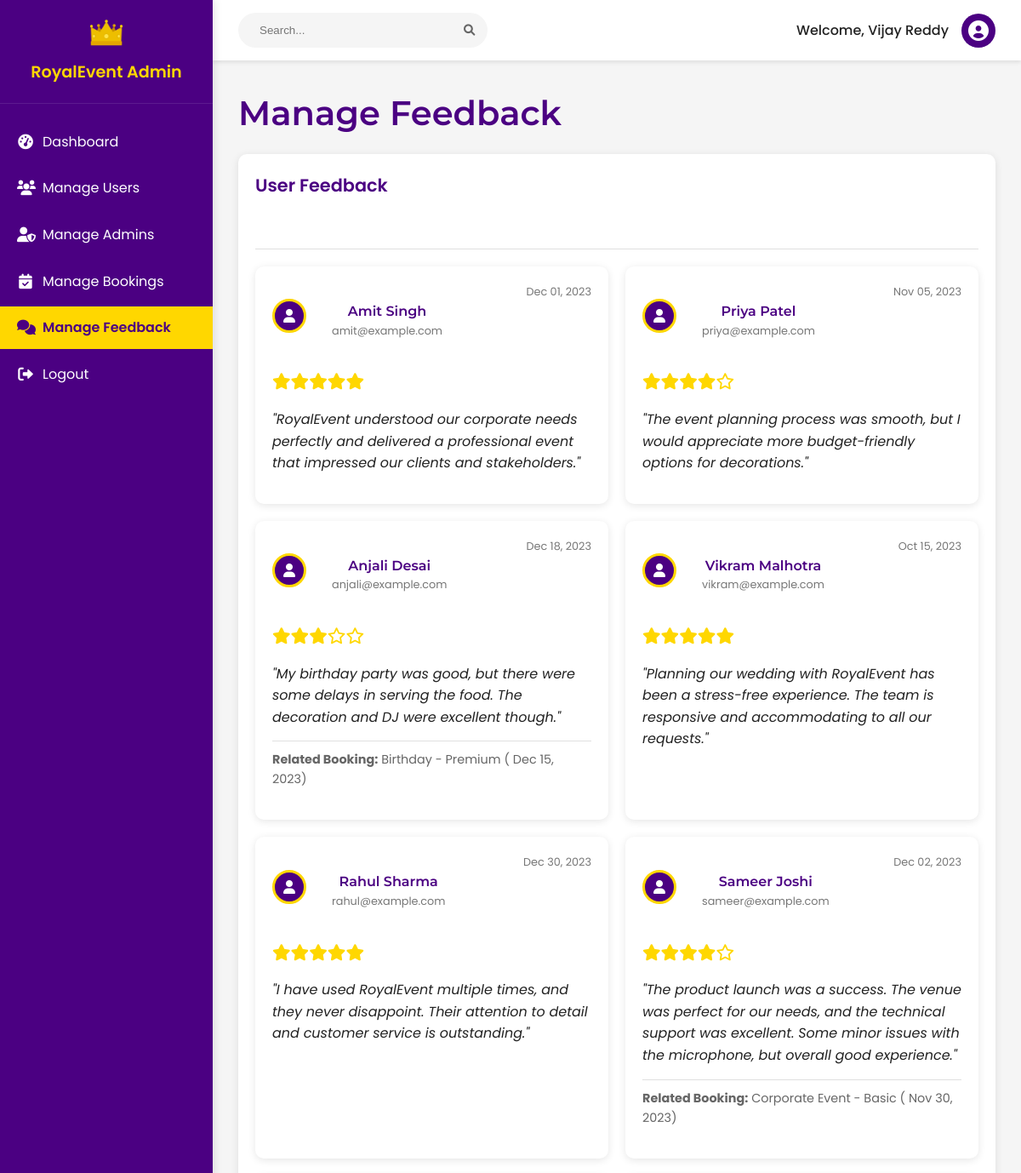
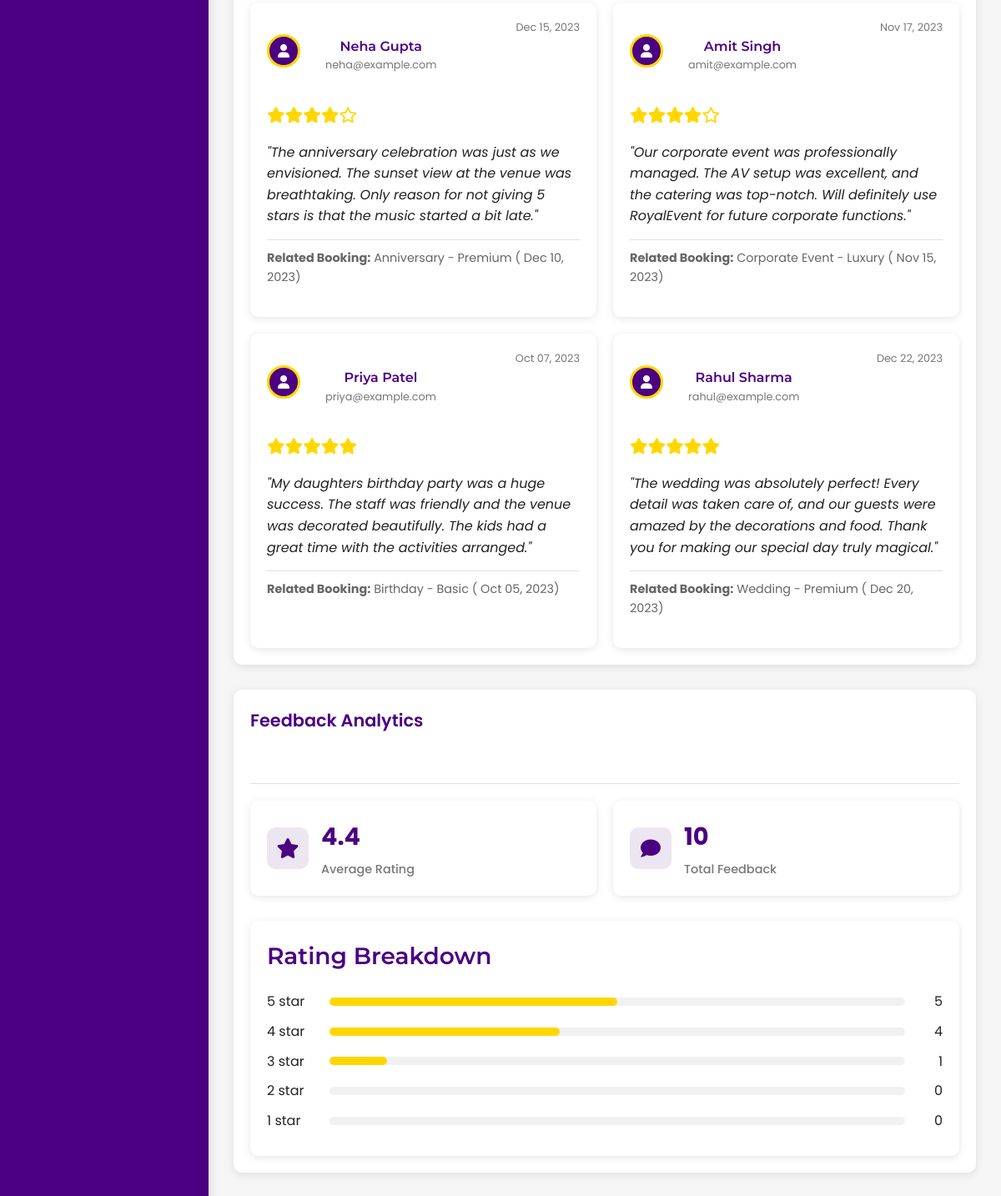
Screenshot of /admin-dashboard.php?page=manage-feedback (signed in) with the database file from the repository (2 pictures, top to bottom).
### tables this page shows
CREATE TABLE IF NOT EXISTS `feedback` (
  `id` int(11) NOT NULL AUTO_INCREMENT,
  `user_id` int(11) NOT NULL,
  `booking_id` int(11) DEFAULT NULL,
  `feedback_text` text NOT NULL,
  `rating` int(11) NOT NULL,
  `date` timestamp NOT NULL DEFAULT CURRENT_TIMESTAMP,
  PRIMARY KEY (`id`),
  KEY `user_id` (`user_id`),
  KEY `booking_id` (`booking_id`),
  CONSTRAINT `feedback_ibfk_1` FOREIGN KEY (`user_id`) REFERENCES `users` (`id`) ON DELETE CASCADE,
  CONSTRAINT `feedback_ibfk_2` FOREIGN KEY (`booking_id`) REFERENCES `bookings` (`id`) ON DELETE SET NULL
);

CREATE TABLE IF NOT EXISTS `users` (
  `id` int(11) NOT NULL AUTO_INCREMENT,
  `name` varchar(255) NOT NULL,
  `email` varchar(255) NOT NULL,
  `password` varchar(255) NOT NULL,
  `profile_image` varchar(255) DEFAULT NULL,
  `phone` varchar(20) DEFAULT NULL,
  `user_type` enum('user','admin') NOT NULL DEFAULT 'user',
  `created_at` timestamp NOT NULL DEFAULT CURRENT_TIMESTAMP,
  `updated_at` timestamp NOT NULL DEFAULT CURRENT_TIMESTAMP ON UPDATE CURRENT_TIMESTAMP,
  PRIMARY KEY (`id`),
  UNIQUE KEY `email` (`email`)
);

CREATE TABLE IF NOT EXISTS `bookings` (
  `id` int(11) NOT NULL AUTO_INCREMENT,
  `user_id` int(11) NOT NULL,
  `event_type` enum('Wedding','Birthday','Anniversary','Corporate Event') NOT NULL,
  `plan` enum('Basic','Premium','Luxury') NOT NULL,
  `event_date` date NOT NULL,
  `guest_count` int(11) NOT NULL,
  `venue` varchar(255) DEFAULT NULL,
  `message` text,
  `total_amount` decimal(10,2) NOT NULL,
  `reference_number` varchar(50) NOT NULL,
  `status` enum('Pending','Confirmed','Completed','Canceled') NOT NULL DEFAULT 'Pending',
  `created_at` timestamp NOT NULL DEFAULT CURRENT_TIMESTAMP,
  `updated_at` timestamp NOT NULL DEFAULT CURRENT_TIMESTAMP ON UPDATE CURRENT_TIMESTAMP,
  PRIMARY KEY (`id`),
  KEY `bookings_user_id_foreign` (`user_id`),
  CONSTRAINT `bookings_user_id_foreign` FOREIGN KEY (`user_id`) REFERENCES `users` (`id`) ON DELETE CASCADE
);

### includes/functions.php (called while the page is built, shortened)
<?php
function clean_input($data) {
    global $conn;
    $data = trim($data);
    $data = stripslashes($data);
    $data = htmlspecialchars($data);
    if(isset($conn)) {
        $data = mysqli_real_escape_string($conn, $data);
    }
    return $data;
}
function get_admin_by_id($admin_id) {
    global $conn;
    $admin_id = (int)$admin_id;
    $query = "SELECT * FROM admins WHERE id = {$admin_id}";
    $result = mysqli_query($conn, $query);
    if($result && mysqli_num_rows($result) > 0) {
        return mysqli_fetch_assoc($result);
    }
    return null;
}
?>

### includes/admin/manage-feedback.php (the view, shortened to what this page needs)
<h1 class="page-title">Manage Feedback</h1>
<div class="dashboard-section">
    <div class="section-header">
        <div class="section-title">User Feedback</div>
    </div>
    <?php if (empty($feedbacks)): ?>
        <p>No feedback found.</p>
    <?php else: ?>
        <div class="feedback-grid">
            <?php foreach ($feedbacks as $feedback): ?>
                <div class="feedback-card">
                    <div class="feedback-header">
                        <div class="feedback-user">
                            <div class="user-avatar">
                                <i class="fas fa-user"></i>
                            </div>
                            <div class="user-info">
                                <h3><?php echo $feedback['user_name']; ?></h3>
                                <p><?php echo $feedback['user_email']; ?></p>
                            </div>
                        </div>
                        <div class="feedback-date">
                            <?php echo date('M d, Y', strtotime($feedback['date'])); ?>
                        </div>
                    </div>
                    <div class="feedback-rating">
                        <?php
                        for ($i = 1; $i <= 5; $i++) {
                            if ($i <= $feedback['rating']) {
                                echo '<i class="fas fa-star"></i>';
                            } else {
                                echo '<i class="far fa-star"></i>';
                            }
                        }
                        ?>
                    </div>
                    <div class="feedback-body">
                        <p class="feedback-text">
                            "<?php echo htmlspecialchars($feedback['feedback_text']); ?>"
                        </p>
                    </div>
                    <?php if ($feedback['booking_id']): ?>
                        <?php
                        $booking_id = $feedback['booking_id'];
                        $booking_sql = "SELECT * FROM bookings WHERE id = $booking_id";
                        $booking_result = mysqli_query($conn, $booking_sql);
                        $booking = mysqli_fetch_assoc($booking_result);
                        ?>
                        <?php if ($booking): ?>
                            <div class="feedback-booking">
                                <p><strong>Related Booking:</strong>
                                    <?php echo $booking['event_type']; ?> -
                                    <?php echo $booking['plan']; ?> (
                                    <?php echo date('M d, Y', strtotime($booking['event_date'])); ?>)
                                </p>
                            </div>
                        <?php endif; ?>
                    <?php endif; ?>
                </div>
            <?php endforeach; ?>
        </div>
    <?php endif; ?>
</div>
<div class="dashboard-section">
    <div class="section-header">
        <div class="section-title">Feedback Analytics</div>
    </div>
    <?php
    $average_rating = 0;
    $total_ratings = 0;
    $rating_counts = [0, 0, 0, 0, 0];
    if (!empty($feedbacks)) {
        foreach ($feedbacks as $feedback) {
            $rating = $feedback['rating'];
            $total_ratings += $rating;
            $rating_counts[$rating - 1]++;
        }
        $average_rating = $total_ratings / count($feedbacks);
    }
    ?>
    <div class="analytics-container">
        <div class="analytics-summary">
            <div class="summary-card">
                <div class="summary-icon">
                    <i class="fas fa-star"></i>
                </div>
                <div class="summary-details">
                    <div class="summary-value"><?php echo number_format($average_rating, 1); ?></div>
                    <div class="summary-label">Average Rating</div>
                </div>
            </div>
            <div class="summary-card">
                <div class="summary-icon">
                    <i class="fas fa-comment"></i>
                </div>
                <div class="summary-details">
                    <div class="summary-value"><?php echo count($feedbacks); ?></div>
                    <div class="summary-label">Total Feedback</div>
                </div>
            </div>
        </div>
        <div class="rating-breakdown">
            <h3>Rating Breakdown</h3>
            <?php for ($i = 5; $i >= 1; $i--): ?>
                <?php
                $count = $rating_counts[$i - 1];
                $percentage = !empty($feedbacks) ? ($count / count($feedbacks) * 100) : 0;
                ?>
                <div class="rating-row">
                    <div class="rating-label"><?php echo $i; ?> star</div>
                    <div class="rating-bar-container">
                        <div class="rating-bar" style="width: <?php echo $percentage; ?>%"></div>
                    </div>
                    <div class="rating-count"><?php echo $count; ?></div>
                </div>
            <?php endfor; ?>
        </div>
    </div>
</div>

### admin-dashboard.php (shortened to what this page needs)
<?php
require_once 'config/database.php';
require_once 'includes/functions.php';
$admin_id = $_SESSION['admin_id'];
$admin = get_admin_by_id($admin_id);
$page = isset($_GET['page']) ? clean_input($_GET['page']) : 'dashboard';
if ($page === 'manage-feedback') {
    $feedback_sql = "SELECT f.*, u.name as user_name, u.email as user_email
                    FROM feedback f
                    JOIN users u ON f.user_id = u.id
                    ORDER BY f.id DESC";
    $feedback_result = mysqli_query($conn, $feedback_sql);
    $feedbacks = [];
    if ($feedback_result && mysqli_num_rows($feedback_result) > 0) {
        while ($row = mysqli_fetch_assoc($feedback_result)) {
            $feedbacks[] = $row;
        }
    }
}
include 'includes/admin-header.php';
?>
<div class="admin-container">
    <div class="admin-sidebar">
        <div class="admin-logo">
            <img src="assets/images/logo/logo.png" alt="RoyalEvent Admin" style="height: 40px;">
            <span>RoyalEvent Admin</span>
        </div>
        <nav class="sidebar-nav">
            <ul>
                <li>
                    <a href="admin-dashboard.php" class="<?php echo $page === 'dashboard' ? 'active' : ''; ?>">
                        <i class="fas fa-tachometer-alt"></i>
                        <span>Dashboard</span>
                    </a>
                </li>
                <li>
                    <a href="admin-dashboard.php?page=manage-users" class="<?php echo $page === 'manage-users' ? 'active' : ''; ?>">
                        <i class="fas fa-users"></i>
                        <span>Manage Users</span>
                    </a>
                </li>
                <li>
                    <a href="admin-dashboard.php?page=manage-admins" class="<?php echo $page === 'manage-admins' ? 'active' : ''; ?>">
                        <i class="fas fa-user-shield"></i>
                        <span>Manage Admins</span>
                    </a>
                </li>
                <li>
                    <a href="admin-dashboard.php?page=manage-bookings" class="<?php echo $page === 'manage-bookings' ? 'active' : ''; ?>">
                        <i class="fas fa-calendar-check"></i>
                        <span>Manage Bookings</span>
                    </a>
                </li>
                <li>
                    <a href="admin-dashboard.php?page=manage-feedback" class="<?php echo $page === 'manage-feedback' ? 'active' : ''; ?>">
                        <i class="fas fa-comments"></i>
                        <span>Manage Feedback</span>
                    </a>
                </li>
                <li>
                    <a href="logout.php">
                        <i class="fas fa-sign-out-alt"></i>
                        <span>Logout</span>
                    </a>
                </li>
            </ul>
        </nav>
    </div>
    <div class="admin-content">
        <div class="admin-topbar">
            <div class="admin-search">
                <input type="text" placeholder="Search..." disabled>
                <button><i class="fas fa-search"></i></button>
            </div>
            <div class="admin-profile">
                <span>Welcome, <?php echo $admin['name']; ?></span>
                <div class="admin-avatar">
                    <i class="fas fa-user-circle"></i>
                </div>
            </div>
        </div>
        <div class="admin-main">
            <?php
            switch ($page) {
                case 'manage-feedback':
                    include 'includes/admin/manage-feedback.php';
                    break;
            }
            ?>
        </div>
    </div>
</div>

### assets/css/style.css (style rules this page uses)
* { margin: 0; padding: 0; box-sizing: border-box; }
:root { --primary-color: #4B0082; --secondary-color: #FFD700; --light-color: #FFFFFF; --dark-color: #222222; --gray-color: #F5F5F5; --border-color: #E0E0E0; --success-color: #4CAF50; --error-color: #F44336; --warning-color: #FF9800; --info-color: #2196F3; }
body { font-family: 'Poppins', sans-serif; font-size: 16px; line-height: 1.6; color: var(--dark-color); background-color: var(--light-color); }
h1, h2, h3, h4, h5, h6 { font-family: 'Montserrat', sans-serif; font-weight: 600; margin-bottom: 1rem; color: var(--primary-color); }
h1 { font-size: 2.5rem; }
h3 { font-size: 1.75rem; }
p { margin-bottom: 1rem; }
a { color: var(--primary-color); text-decoration: none; transition: all 0.3s ease; }
.section-title { text-align: center; margin-bottom: 3rem; }
.user-info { background-color: var(--primary-color); color: var(--light-color); padding: 20px; text-align: center; }
.user-avatar { width: 80px; height: 80px; border-radius: 50%; margin: 0 auto 10px; overflow: hidden; border: 3px solid var(--secondary-color); }
.summary-label { font-weight: 500; }
.summary-value { font-weight: 600; }

### includes/admin-header.php (style rules this page uses)
body { padding: 0; margin: 0; background-color: #f5f5f5; }

### includes/admin/manage-feedback.php (style rules this page uses)
.feedback-grid { display: grid; grid-template-columns: repeat(auto-fill, minmax(350px, 1fr)); gap: 20px; margin-top: 20px; }
.feedback-card { background-color: white; border-radius: 10px; box-shadow: 0 2px 10px rgba(0, 0, 0, 0.1); padding: 20px; transition: transform 0.3s ease; }
.feedback-header { display: flex; justify-content: space-between; align-items: flex-start; margin-bottom: 15px; }
.feedback-user { display: flex; align-items: center; }
.user-avatar { width: 40px; height: 40px; border-radius: 50%; background-color: var(--primary-color); color: white; display: flex; justify-content: center; align-items: center; margin-right: 10px; }
.user-info { background-color: white; }
.user-info h3 { margin: 0; font-size: 1rem; }
.user-info p { margin: 0; font-size: 0.8rem; color: #777; }
.feedback-date { font-size: 0.8rem; color: #777; }
.feedback-rating { color: var(--secondary-color); font-size: 1.2rem; margin-bottom: 15px; }
.feedback-text { font-style: italic; margin-bottom: 15px; }
.feedback-booking { font-size: 0.9rem; color: #666; border-top: 1px solid var(--border-color); padding-top: 10px; margin-top: 10px; }
.analytics-container { margin-top: 20px; }
.analytics-summary { display: grid; grid-template-columns: repeat(auto-fit, minmax(200px, 1fr)); gap: 20px; margin-bottom: 30px; }
.summary-card { background-color: white; border-radius: 10px; box-shadow: 0 2px 10px rgba(0, 0, 0, 0.1); padding: 20px; display: flex; align-items: center; }
.summary-icon { width: 50px; height: 50px; border-radius: 10px; background-color: rgba(75, 0, 130, 0.1); color: var(--primary-color); display: flex; justify-content: center; align-items: center; font-size: 1.5rem; margin-right: 15px; }
.summary-details { flex: 1; }
.summary-value { font-size: 1.8rem; font-weight: 700; margin-bottom: 5px; color: var(--primary-color); }
.summary-label { font-size: 0.9rem; color: #777; }
.rating-breakdown { background-color: white; border-radius: 10px; box-shadow: 0 2px 10px rgba(0, 0, 0, 0.1); padding: 20px; }
.rating-breakdown h3 { margin-top: 0; margin-bottom: 20px; color: var(--primary-color); }
.rating-row { display: flex; align-items: center; margin-bottom: 10px; }
.rating-label { width: 60px; }
.rating-bar-container { flex: 1; height: 10px; background-color: #f1f1f1; border-radius: 5px; margin: 0 15px; }
.rating-bar { height: 100%; background-color: var(--secondary-color); border-radius: 5px; }
.rating-count { width: 30px; text-align: right; }

### rows the page displays
feedback: user.name "Amit Singh", user.email "amit@example.com", date "Dec 01, 2023", rating 5 (drawn), feedback_text "RoyalEvent understood our corporate needs perfectly and delivered a professional event that impressed our clients and stakeholders."
feedback: user.name "Priya Patel", user.email "priya@example.com", date "Nov 05, 2023", rating 4 (drawn), feedback_text "The event planning process was smooth, but I would appreciate more budget-friendly options for decorations."
feedback: user.name "Anjali Desai", user.email "anjali@example.com", date "Dec 18, 2023", rating 3 (drawn), feedback_text "My birthday party was good, but there were some delays in serving the food. The decoration and DJ were excellent though.", booking.event_type "Birthday", booking.plan "Premium", booking.event_date "Dec 15, 2023"
feedback: user.name "Vikram Malhotra", user.email "vikram@example.com", date "Oct 15, 2023", rating 5 (drawn), feedback_text "Planning our wedding with RoyalEvent has been a stress-free experience. The team is responsive and accommodating to all our requests."
feedback: user.name "Rahul Sharma", user.email "rahul@example.com", date "Dec 30, 2023", rating 5 (drawn), feedback_text "I have used RoyalEvent multiple times, and they never disappoint. Their attention to detail and customer service is outstanding."
feedback: user.name "Sameer Joshi", user.email "sameer@example.com", date "Dec 02, 2023", rating 4 (drawn), feedback_text "The product launch was a success. The venue was perfect for our needs, and the technical support was excellent. Some minor issues with the microphone, but overall good experience.", booking.event_type "Corporate Event", booking.plan "Basic", booking.event_date "Nov 30, 2023"
feedback: user.name "Neha Gupta", user.email "neha@example.com", date "Dec 15, 2023", rating 4 (drawn), feedback_text "The anniversary celebration was just as we envisioned. The sunset view at the venue was breathtaking. Only reason for not giving 5 stars is that the music started a bit late.", booking.event_type "Anniversary", booking.plan "Premium", booking.event_date "Dec 10, 2023"
feedback: user.name "Amit Singh", user.email "amit@example.com", date "Nov 17, 2023", rating 4 (drawn), feedback_text "Our corporate event was professionally managed. The AV setup was excellent, and the catering was top-notch. Will definitely use RoyalEvent for future corporate functions.", booking.event_type "Corporate Event", booking.plan "Luxury", booking.event_date "Nov 15, 2023"
feedback: user.name "Priya Patel", user.email "priya@example.com", date "Oct 07, 2023", rating 5 (drawn), feedback_text "My daughters birthday party was a huge success. The staff was friendly and the venue was decorated beautifully. The kids had a great time with the activities arranged.", booking.event_type "Birthday", booking.plan "Basic", booking.event_date "Oct 05, 2023"
feedback: user.name "Rahul Sharma", user.email "rahul@example.com", date "Dec 22, 2023", rating 5 (drawn), feedback_text "The wedding was absolutely perfect! Every detail was taken care of, and our guests were amazed by the decorations and food. Thank you for making our special day truly magical.", booking.event_type "Wedding", booking.plan "Premium", booking.event_date "Dec 20, 2023"

### other values shown
$admin['name'] "Vijay Reddy"
$average_rating "4.4"
count($feedbacks) "10"
$count "5"
$count "4"
$count "1"
$count "0"
